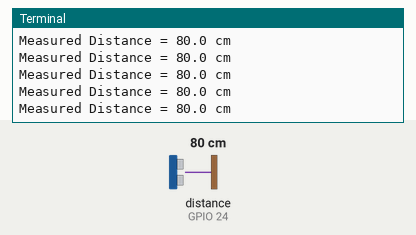
Recording of a program running on a simulated Raspberry Pi (BCM pin numbers). Shown: the last lines printed to the terminal. Inputs (shaded band) come from the test bench; at power-on: distance to the obstacle (sensor on GPIO 24) 80 cm. The echo pulse lasts 58.3 µs per cm; the clock reads 2024-03-15 10:24:30 at power-on unless the program sets it.

Above: at 5.0 s.
5.1 s: distance to the obstacle (sensor on GPIO 24) set to 9 cm
At 6.4 s:
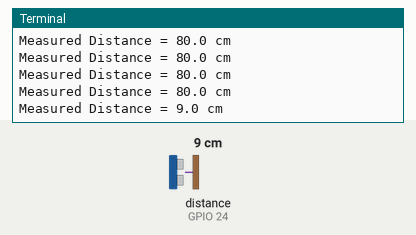
6.6 s: distance to the obstacle (sensor on GPIO 24) set to 18 cm
At 7.8 s:
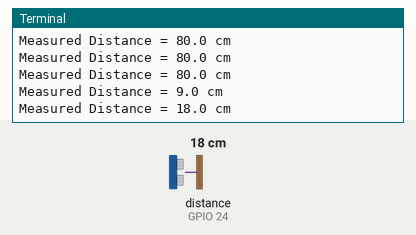
Timing chart, 0 to 9.6 s (numbered marks = the images above; inputs shaded):
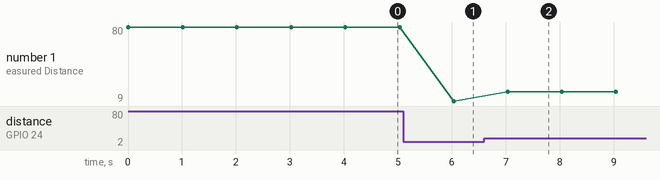

The program:

ultrasonic.py
```python
import RPi.GPIO as GPIO
import time

def distance_check():
	GPIO.setmode(GPIO.BCM)
	TRIG = 23
	GPIO.setup(TRIG, GPIO.OUT)
	ECHO = 24
	GPIO.setup(ECHO, GPIO.IN)

	present = False
	GPIO.output(TRIG, True)
	time.sleep(0.00001)
	GPIO.output(TRIG, False)

	start = time.time()
	end = time.time()

	while GPIO.input(ECHO) == 0:
		start = time.time()

	while GPIO.input(ECHO) == 1:
		end = time.time()

	duration = end - start
	dist = round(duration * 17150, 2)

	if dist < 8:
		return dist, True
	return dist, False


try:
	present = False
	while present == False:
		dist, present = distance_check()
		print ("Measured Distance = %.1f cm" % dist)
		if dist < 5:
			break
		time.sleep(1)

# 	 Reset by pressing CTRL + C
except KeyboardInterrupt:
	print("Measurement stopped by User")

GPIO.cleanup()
```

Measured:
- after the input at 5.1 s, the terminal: prints a new line after 0.94 s (image 1)
- after the input at 6.6 s, the terminal: prints a new line after 0.44 s (image 2)
- plotted number 1: 80 → 9 after the input at 5.1 s, 9 → 18 after the input at 6.6 s
